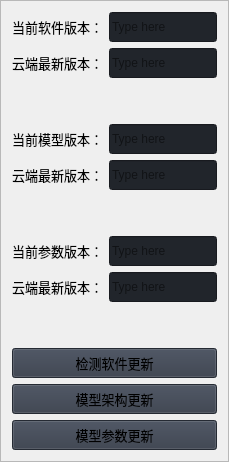
                             <widget class="QFrame" name="frame_10">
                              <property name="maximumSize">
                               <size>
                                <width>300</width>
                                <height>16777215</height>
                               </size>
                              </property>
                              <property name="frameShape">
                               <enum>QFrame::Shape::StyledPanel</enum>
                              </property>
                              <property name="frameShadow">
                               <enum>QFrame::Shadow::Raised</enum>
                              </property>
                              <layout class="QVBoxLayout" name="verticalLayout_41">
                               <item>
                                <layout class="QVBoxLayout" name="verticalLayout_35">
                                 <item>
                                  <layout class="QHBoxLayout" name="horizontalLayout_19">
                                   <item>
                                    <widget class="QLabel" name="labelBoxBlenderInstalation_10">
                                     <property name="maximumSize">
                                      <size>
                                       <width>167</width>
                                       <height>16777215</height>
                                      </size>
                                     </property>
                                     <property name="font">
                                      <font>
                                       <family>Segoe UI</family>
                                       <pointsize>10</pointsize>
                                       <italic>false</italic>
                                       <bold>false</bold>
                                      </font>
                                     </property>
                                     <property name="styleSheet">
                                      <string notr="true"/>
                                     </property>
                                     <property name="text">
                                      <string>当前软件版本：</string>
                                     </property>
                                    </widget>
                                   </item>
                                   <item>
                                    <widget class="QLineEdit" name="lineEdit_3">
                                     <property name="minimumSize">
                                      <size>
                                       <width>0</width>
                                       <height>30</height>
                                      </size>
                                     </property>
                                     <property name="styleSheet">
                                      <string notr="true">background-color: rgb(33, 37, 43);</string>
                                     </property>
                                     <property name="text">
                                      <string/>
                                     </property>
                                     <property name="placeholderText">
                                      <string>Type here</string>
                                     </property>
                                    </widget>
                                   </item>
                                  </layout>
                                 </item>
                                 <item>
                                  <layout class="QHBoxLayout" name="horizontalLayout_20">
                                   <item>
                                    <widget class="QLabel" name="labelBoxBlenderInstalation_11">
                                     <property name="maximumSize">
                                      <size>
                                       <width>167</width>
                                       <height>16777215</height>
                                      </size>
                                     </property>
                                     <property name="font">
                                      <font>
                                       <family>Segoe UI</family>
                                       <pointsize>10</pointsize>
                                       <italic>false</italic>
                                       <bold>false</bold>
                                      </font>
                                     </property>
                                     <property name="styleSheet">
                                      <string notr="true"/>
                                     </property>
                                     <property name="text">
                                      <string>云端最新版本：</string>
                                     </property>
                                    </widget>
                                   </item>
                                   <item>
                                    <widget class="QLineEdit" name="lineEdit_4">
                                     <property name="minimumSize">
                                      <size>
                                       <width>0</width>
                                       <height>30</height>
                                      </size>
                                     </property>
                                     <property name="styleSheet">
                                      <string notr="true">background-color: rgb(33, 37, 43);</string>
                                     </property>
                                     <property name="text">
                                      <string/>
                                     </property>
                                     <property name="placeholderText">
                                      <string>Type here</string>
                                     </property>
                                    </widget>
                                   </item>
                                  </layout>
                                 </item>
                                </layout>
                               </item>
                               <item>
                                <spacer name="verticalSpacer_2">
                                 <property name="orientation">
                                  <enum>Qt::Orientation::Vertical</enum>
                                 </property>
                                 <property name="sizeHint" stdset="0">
                                  <size>
                                   <width>20</width>
                                   <height>40</height>
                                  </size>
                                 </property>
                                </spacer>
                               </item>
                               <item>
                                <layout class="QVBoxLayout" name="verticalLayout_39">
                                 <item>
                                  <layout class="QHBoxLayout" name="horizontalLayout_22">
                                   <item>
                                    <widget class="QLabel" name="labelBoxBlenderInstalation_13">
                                     <property name="maximumSize">
                                      <size>
                                       <width>167</width>
                                       <height>16777215</height>
                                      </size>
                                     </property>
                                     <property name="font">
                                      <font>
                                       <family>Segoe UI</family>
                                       <pointsize>10</pointsize>
                                       <italic>false</italic>
                                       <bold>false</bold>
                                      </font>
                                     </property>
                                     <property name="styleSheet">
                                      <string notr="true"/>
                                     </property>
                                     <property name="text">
                                      <string>当前模型版本：</string>
                                     </property>
                                    </widget>
                                   </item>
                                   <item>
                                    <widget class="QLineEdit" name="lineEdit_6">
                                     <property name="minimumSize">
                                      <size>
                                       <width>0</width>
                                       <height>30</height>
                                      </size>
                                     </property>
                                     <property name="styleSheet">
                                      <string notr="true">background-color: rgb(33, 37, 43);</string>
                                     </property>
                                     <property name="text">
                                      <string/>
                                     </property>
                                     <property name="placeholderText">
                                      <string>Type here</string>
                                     </property>
                                    </widget>
                                   </item>
                                  </layout>
                                 </item>
                                 <item>
                                  <layout class="QHBoxLayout" name="horizontalLayout_21">
                                   <item>
                                    <widget class="QLabel" name="labelBoxBlenderInstalation_12">
                                     <property name="maximumSize">
                                      <size>
                                       <width>167</width>
                                       <height>16777215</height>
                                      </size>
                                     </property>
                                     <property name="font">
                                      <font>
                                       <family>Segoe UI</family>
                                       <pointsize>10</pointsize>
                                       <italic>false</italic>
                                       <bold>false</bold>
                                      </font>
                                     </property>
                                     <property name="styleSheet">
                                      <string notr="true"/>
                                     </property>
                                     <property name="text">
                                      <string>云端最新版本：</string>
                                     </property>
                                    </widget>
                                   </item>
                                   <item>
                                    <widget class="QLineEdit" name="lineEdit_5">
                                     <property name="minimumSize">
                                      <size>
                                       <width>0</width>
                                       <height>30</height>
                                      </size>
                                     </property>
                                     <property name="styleSheet">
                                      <string notr="true">background-color: rgb(33, 37, 43);</string>
                                     </property>
                                     <property name="text">
                                      <string/>
                                     </property>
                                     <property name="placeholderText">
                                      <string>Type here</string>
                                     </property>
                                    </widget>
                                   </item>
                                  </layout>
                                 </item>
                                 <item>
                                  <spacer name="verticalSpacer_3">
                                   <property name="orientation">
                                    <enum>Qt::Orientation::Vertical</enum>
                                   </property>
                                   <property name="sizeHint" stdset="0">
                                    <size>
                                     <width>20</width>
                                     <height>40</height>
                                    </size>
                                   </property>
                                  </spacer>
                                 </item>
                                </layout>
                               </item>
                               <item>
                                <layout class="QVBoxLayout" name="verticalLayout_40">
                                 <item>
                                  <layout class="QHBoxLayout" name="horizontalLayout_24">
                                   <item>
                                    <widget class="QLabel" name="labelBoxBlenderInstalation_15">
                                     <property name="maximumSize">
                                      <size>
                                       <width>167</width>
                                       <height>16777215</height>
                                      </size>
                                     </property>
                                     <property name="font">
                                      <font>
                                       <family>Segoe UI</family>
                                       <pointsize>10</pointsize>
                                       <italic>false</italic>
                                       <bold>false</bold>
                                      </font>
                                     </property>
                                     <property name="styleSheet">
                                      <string notr="true"/>
                                     </property>
                                     <property name="text">
                                      <string>当前参数版本：</string>
                                     </property>
                                    </widget>
                                   </item>
                                   <item>
                                    <widget class="QLineEdit" name="lineEdit_8">
                                     <property name="minimumSize">
                                      <size>
                                       <width>0</width>
                                       <height>30</height>
                                      </size>
                                     </property>
                                     <property name="styleSheet">
                                      <string notr="true">background-color: rgb(33, 37, 43);</string>
                                     </property>
                                     <property name="text">
                                      <string/>
                                     </property>
                                     <property name="placeholderText">
                                      <string>Type here</string>
                                     </property>
                                    </widget>
                                   </item>
                                  </layout>
                                 </item>
                                 <item>
                                  <layout class="QHBoxLayout" name="horizontalLayout_23">
                                   <item>
                                    <widget class="QLabel" name="labelBoxBlenderInstalation_14">
                                     <property name="maximumSize">
                                      <size>
                                       <width>167</width>
                                       <height>16777215</height>
                                      </size>
                                     </property>
                                     <property name="font">
                                      <font>
                                       <family>Segoe UI</family>
                                       <pointsize>10</pointsize>
                                       <italic>false</italic>
                                       <bold>false</bold>
                                      </font>
                                     </property>
                                     <property name="styleSheet">
                                      <string notr="true"/>
                                     </property>
                                     <property name="text">
                                      <string>云端最新版本：</string>
                                     </property>
                                    </widget>
                                   </item>
                                   <item>
                                    <widget class="QLineEdit" name="lineEdit_7">
                                     <property name="minimumSize">
                                      <size>
                                       <width>0</width>
                                       <height>30</height>
                                      </size>
                                     </property>
                                     <property name="styleSheet">
                                      <string notr="true">background-color: rgb(33, 37, 43);</string>
                                     </property>
                                     <property name="text">
                                      <string/>
                                     </property>
                                     <property name="placeholderText">
                                      <string>Type here</string>
                                     </property>
                                    </widget>
                                   </item>
                                  </layout>
                                 </item>
                                </layout>
                               </item>
                               <item>
                                <spacer name="verticalSpacer_4">
                                 <property name="orientation">
                                  <enum>Qt::Orientation::Vertical</enum>
                                 </property>
                                 <property name="sizeHint" stdset="0">
                                  <size>
                                   <width>20</width>
                                   <height>40</height>
                                  </size>
                                 </property>
                                </spacer>
                               </item>
                               <item>
                                <widget class="QPushButton" name="pushButton_43">
                                 <property name="minimumSize">
                                  <size>
                                   <width>150</width>
                                   <height>30</height>
                                  </size>
                                 </property>
                                 <property name="font">
                                  <font>
                                   <family>Segoe UI</family>
                                   <pointsize>10</pointsize>
                                   <italic>false</italic>
                                   <bold>false</bold>
                                  </font>
                                 </property>
                                 <property name="cursor">
                                  <cursorShape>PointingHandCursor</cursorShape>
                                 </property>
                                 <property name="styleSheet">
                                  <string notr="true">background-color: rgb(52, 59, 72);</string>
                                 </property>
                                 <property name="text">
                                  <string>检测软件更新</string>
                                 </property>
                                </widget>
                               </item>
                               <item>
                                <widget class="QPushButton" name="pushButton_44">
                                 <property name="minimumSize">
                                  <size>
                                   <width>150</width>
                                   <height>30</height>
                                  </size>
                                 </property>
                                 <property name="font">
                                  <font>
                                   <family>Segoe UI</family>
                                   <pointsize>10</pointsize>
                                   <italic>false</italic>
                                   <bold>false</bold>
                                  </font>
                                 </property>
                                 <property name="cursor">
                                  <cursorShape>PointingHandCursor</cursorShape>
                                 </property>
                                 <property name="styleSheet">
                                  <string notr="true">background-color: rgb(52, 59, 72);</string>
                                 </property>
                                 <property name="text">
                                  <string>模型架构更新</string>
                                 </property>
                                </widget>
                               </item>
                               <item>
                                <widget class="QPushButton" name="pushButton_45">
                                 <property name="minimumSize">
                                  <size>
                                   <width>150</width>
                                   <height>30</height>
                                  </size>
                                 </property>
                                 <property name="font">
                                  <font>
                                   <family>Segoe UI</family>
                                   <pointsize>10</pointsize>
                                   <italic>false</italic>
                                   <bold>false</bold>
                                  </font>
                                 </property>
                                 <property name="cursor">
                                  <cursorShape>PointingHandCursor</cursorShape>
                                 </property>
                                 <property name="styleSheet">
                                  <string notr="true">background-color: rgb(52, 59, 72);</string>
                                 </property>
                                 <property name="text">
                                  <string>模型参数更新</string>
                                 </property>
                                </widget>
                               </item>
                              </layout>
                             </widget>
